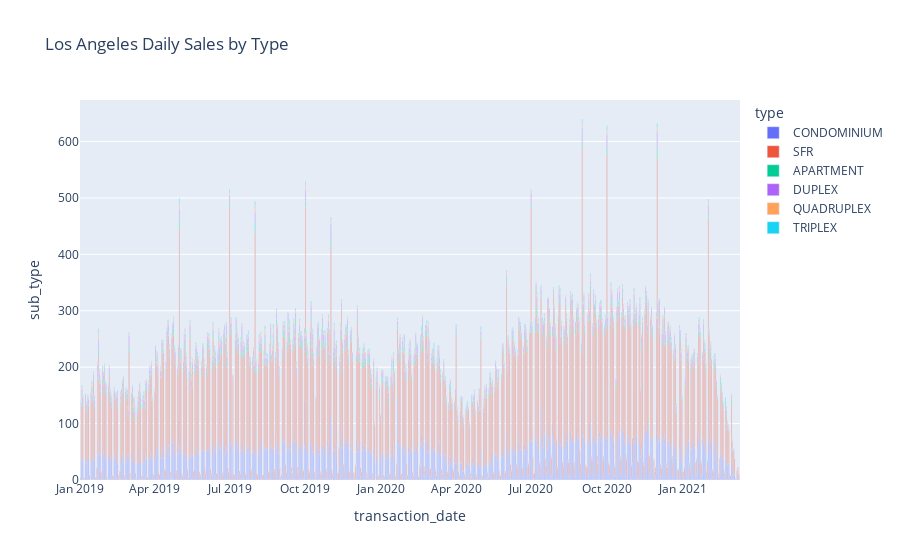

Notebook code cell kept with this figure:
### Code cell
la_sales_type = px.bar(sales_count_by_type[sales_count_by_type.County =='Los Angeles'], x='transaction_date', y='sub_type', color='type', title='Los Angeles Daily Sales by Type')
la_sales_type.show()

### Figure 1 — Plotly figure (JSON) as saved in the notebook; plotly's stock layout.template omitted (floating-point values rounded to 4 significant figures; data arrays with more than 128 entries replaced by an {"elided": "..."} marker saying what was removed)
{"data": [{"alignmentgroup": "True", "hovertemplate": "type=CONDOMINIUM<br>transaction_date=%{x}<br>sub_type=%{y}<extra></extra>", "legendgroup": "CONDOMINIUM", "marker": {"color": "#636efa"}, "name": "CONDOMINIUM", "offsetgroup": "CONDOMINIUM", "orientation": "v", "showlegend": true, "textposition": "auto", "type": "bar", "x": {"elided": "777 str values"}, "xaxis": "x", "y": {"elided": "777 int values"}, "yaxis": "y"}, {"alignmentgroup": "True", "hovertemplate": "type=SFR<br>transaction_date=%{x}<br>sub_type=%{y}<extra></extra>", "legendgroup": "SFR", "marker": {"color": "#EF553B"}, "name": "SFR", "offsetgroup": "SFR", "orientation": "v", "showlegend": true, "textposition": "auto", "type": "bar", "x": {"elided": "795 str values"}, "xaxis": "x", "y": {"elided": "795 int values"}, "yaxis": "y"}, {"alignmentgroup": "True", "hovertemplate": "type=APARTMENT<br>transaction_date=%{x}<br>sub_type=%{y}<extra></extra>", "legendgroup": "APARTMENT", "marker": {"color": "#00cc96"}, "name": "APARTMENT", "offsetgroup": "APARTMENT", "orientation": "v", "showlegend": true, "textposition": "auto", "type": "bar", "x": {"elided": "588 str values"}, "xaxis": "x", "y": {"elided": "588 int values"}, "yaxis": "y"}, {"alignmentgroup": "True", "hovertemplate": "type=DUPLEX<br>transaction_date=%{x}<br>sub_type=%{y}<extra></extra>", "legendgroup": "DUPLEX", "marker": {"color": "#ab63fa"}, "name": "DUPLEX", "offsetgroup": "DUPLEX", "orientation": "v", "showlegend": true, "textposition": "auto", "type": "bar", "x": {"elided": "658 str values"}, "xaxis": "x", "y": {"elided": "658 int values"}, "yaxis": "y"}, {"alignmentgroup": "True", "hovertemplate": "type=QUADRUPLEX<br>transaction_date=%{x}<br>sub_type=%{y}<extra></extra>", "legendgroup": "QUADRUPLEX", "marker": {"color": "#FFA15A"}, "name": "QUADRUPLEX", "offsetgroup": "QUADRUPLEX", "orientation": "v", "showlegend": true, "textposition": "auto", "type": "bar", "x": {"elided": "561 str values"}, "xaxis": "x", "y": {"elided": "561 int values"}, "yaxis": "y"}, {"alignmentgroup": "True", "hovertemplate": "type=TRIPLEX<br>transaction_date=%{x}<br>sub_type=%{y}<extra></extra>", "legendgroup": "TRIPLEX", "marker": {"color": "#19d3f3"}, "name": "TRIPLEX", "offsetgroup": "TRIPLEX", "orientation": "v", "showlegend": true, "textposition": "auto", "type": "bar", "x": {"elided": "553 str values"}, "xaxis": "x", "y": {"elided": "553 int values"}, "yaxis": "y"}], "layout": {"barmode": "relative", "legend": {"title": {"text": "type"}, "tracegroupgap": 0}, "title": {"text": "Los Angeles Daily Sales by Type"}, "xaxis": {"anchor": "y", "domain": [0, 1], "title": {"text": "transaction_date"}}, "yaxis": {"anchor": "x", "domain": [0, 1], "title": {"text": "sub_type"}}}}
